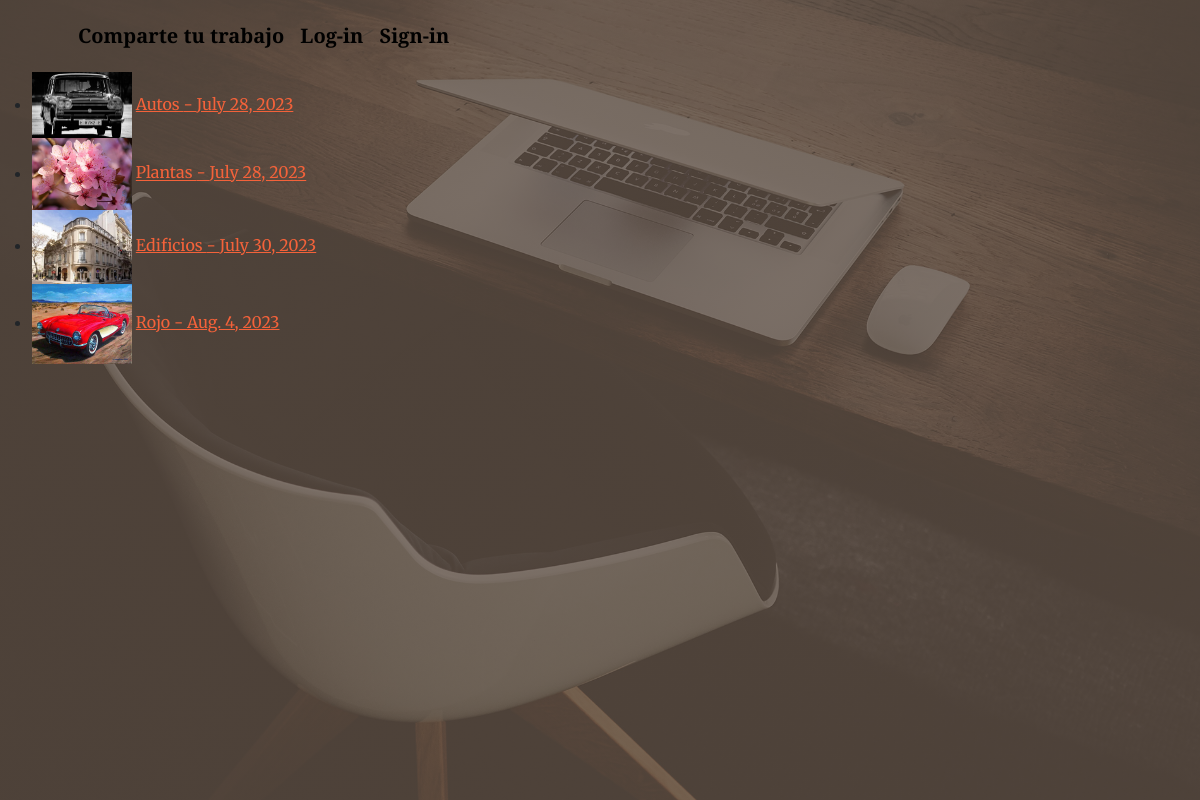
/ShowApp/artReadFoto, run on the app's committed database.
### ShowApp/models.py (models this page shows, shortened)
class Art(models.Model):
    classification=(('fotografia','Fotografía'),
                    ('danza','Danza'),
                    ('dibujo_y_pintura', 'Dibujo y Pintura'),
                     ('manualidades', 'Manualidades'),
                      ('otro', 'Otro'))
    category= models.CharField(max_length=30, choices=classification, default='Fotografía')
    name=models.CharField(max_length=30)
    description=models.TextField(null=True, blank=True)
    date_publish=models.DateField (auto_now_add=True)
    contactNumber = models.IntegerField()
    email = models.EmailField()
    pics = models.ImageField(null=True, blank=True, upload_to="media/")

### ShowApp/views.py (the view)
# urls.py: path('artReadFoto', views.artReadFotografia, name= 'ArtReadFoto' ),
def artReadFotografia(request):
    artFoto=Art.objects.filter(category__startswith='fotografia')
    context={"artFoto":artFoto}
    return render(request, 'artReadFoto.html', context)

### ShowApp/templates/artReadFoto.html (shortened to what this page needs)
<!DOCTYPE html>
<html lang="en">
    <head>
        {% load static %}
        <link href="https://cdn.jsdelivr.net/npm/bootstrap-icons@1.5.0/font/bootstrap-icons.css" rel="stylesheet" />
        <link href="https://cdnjs.cloudflare.com/ajax/libs/SimpleLightbox/2.1.0/simpleLightbox.min.css" rel="stylesheet" />
        <link href="{% static '/css/styles.css' %}" rel="stylesheet" />
    </head>
    <body id="page-top">
        <nav class="navbar navbar-expand-lg navbar-light fixed-top py-3" id="mainNav">
            <div class="container px-4 px-lg-5">
                <a class="navbar-brand" href="{% url 'Home' %}" style="color: black">Comparte tu trabajo</a>
                {% if not request.user.is_authenticated %}
                <a class="navbar-brand" href="{% url 'login' %}" style="color: black">Log-in</a>
                <a class="navbar-brand" href="{% url 'register' %}" style="color: black">Sign-in</a>
                {% else %}
                <a class="navbar-brand" href="{% url 'logout' %}" style="color: black">Log-out</a>
                {% endif %}
            </div>
        </nav>
        <header class="masthead">
                <body>
                    <ul>
                        {% for a in artFoto %}
                            <li>
                                <img src="{{a.pics.url}}" class="" width="100px">
                                <a href= "{% url 'expandObject' a.name %}">{{a.name}} - {{a.date_publish}}</a>
                            </li>
                        {% endfor %}
                    </ul>
                <body>
        </header>

### data on the page
Art: pics (picture), name "Autos", date_publish "July 28, 2023"
Art: pics (picture), name "Plantas", date_publish "July 28, 2023"
Art: pics (picture), name "Edificios", date_publish "July 30, 2023"
Art: pics (picture), name "Rojo", date_publish "Aug. 4, 2023"
